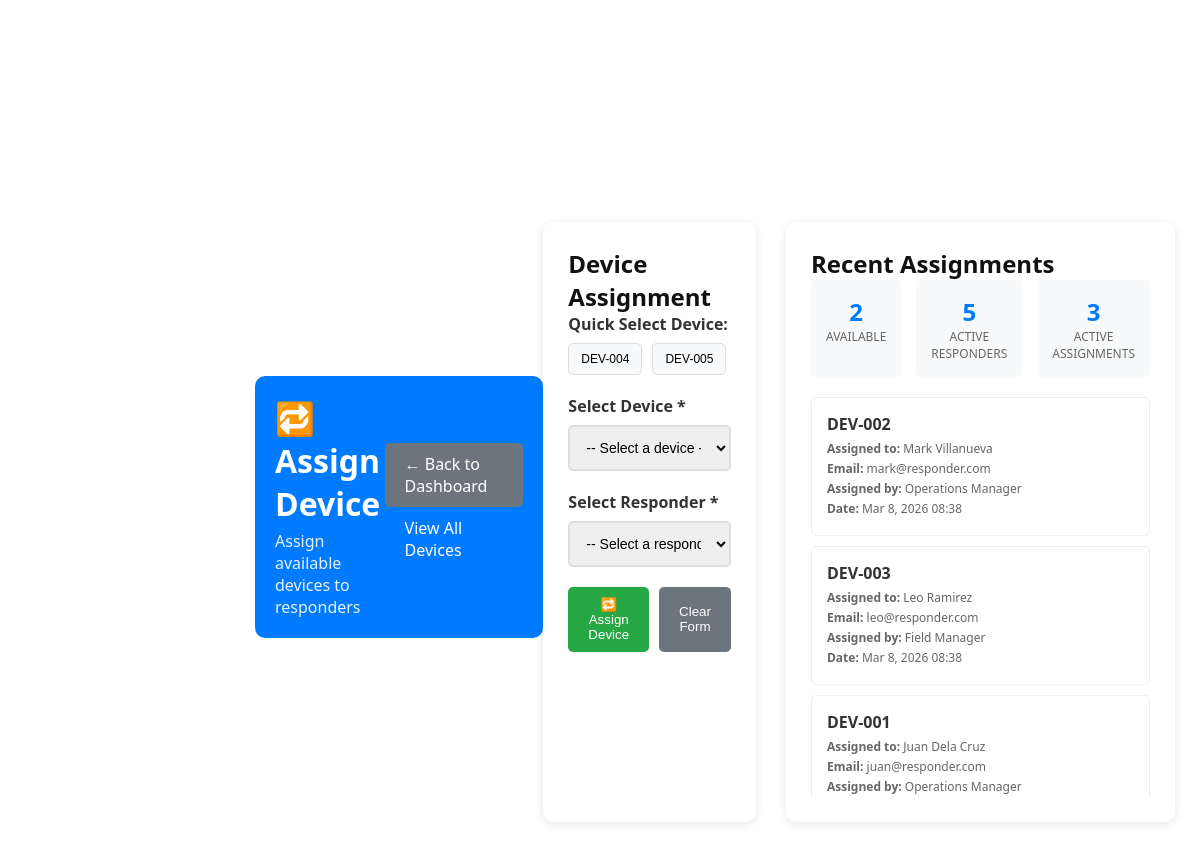
Screenshot of /roles/management/assign_device.php (signed in) with the database file from the repository.
### tables this page shows
CREATE TABLE IF NOT EXISTS device (
    dev_id INT PRIMARY KEY AUTO_INCREMENT,
    dev_serial VARCHAR(100) NOT NULL,
    dev_status ENUM('available','assigned','maintenance') DEFAULT 'available',
    created_at TIMESTAMP DEFAULT CURRENT_TIMESTAMP
);

CREATE TABLE IF NOT EXISTS device_log (
    log_id INT PRIMARY KEY AUTO_INCREMENT,
    dev_id INT NOT NULL,
    resp_id INT NOT NULL,
    mgmt_id INT NOT NULL,
    date_assigned TIMESTAMP NOT NULL DEFAULT CURRENT_TIMESTAMP,
    date_returned TIMESTAMP NULL DEFAULT NULL,
    verified_return TINYINT(1) DEFAULT 0,
    FOREIGN KEY (dev_id) REFERENCES device(dev_id) ON UPDATE CASCADE,
    FOREIGN KEY (resp_id) REFERENCES responder(resp_id) ON UPDATE CASCADE,
    FOREIGN KEY (mgmt_id) REFERENCES management(mgmt_id) ON UPDATE CASCADE
);

CREATE TABLE IF NOT EXISTS responder (
    resp_id INT PRIMARY KEY AUTO_INCREMENT,
    resp_name VARCHAR(100) NOT NULL,
    resp_email VARCHAR(100) UNIQUE NOT NULL,
    resp_password VARCHAR(255) NOT NULL,
    resp_contact VARCHAR(15) DEFAULT NULL,
    status ENUM('active','inactive') DEFAULT 'active',
    created_at TIMESTAMP DEFAULT CURRENT_TIMESTAMP
);

CREATE TABLE IF NOT EXISTS management (
    mgmt_id INT PRIMARY KEY AUTO_INCREMENT,
    mgmt_name VARCHAR(100) NOT NULL,
    mgmt_email VARCHAR(100) UNIQUE NOT NULL,
    mgmt_password VARCHAR(255) NOT NULL,
    created_at TIMESTAMP DEFAULT CURRENT_TIMESTAMP
);

### roles/management/assign_device.php (the view, shortened to what this page needs)
<?php
$conn = getDBConnection();
$available_devices = [];
$result = $conn->query("SELECT * FROM device WHERE dev_status = 'available' ORDER BY dev_serial");
if ($result) {
    while ($row = $result->fetch_assoc()) {
        $available_devices[] = $row;
    }
}
$active_responders = [];
$result = $conn->query("SELECT * FROM responder WHERE status = 'active' ORDER BY resp_name");
if ($result) {
    while ($row = $result->fetch_assoc()) {
        $active_responders[] = $row;
    }
}
$selected_device = null;
$recent_assignments = [];
$result = $conn->query("
    SELECT dl.*, d.dev_serial, r.resp_name, r.resp_email, m.mgmt_name
    FROM device_log dl
    JOIN device d ON dl.dev_id = d.dev_id
    JOIN responder r ON dl.resp_id = r.resp_id
    JOIN management m ON dl.mgmt_id = m.mgmt_id
    WHERE dl.date_returned IS NULL
    ORDER BY dl.date_assigned DESC
    LIMIT 10
");
if ($result) {
    while ($row = $result->fetch_assoc()) {
        $recent_assignments[] = $row;
    }
}
?>
<!DOCTYPE html>
<html lang="en">
<head>
    <link rel="stylesheet" href="../../../assets/css/styles.css">
</head>
<body>
    <div class="container">
        <header class="page-header">
            <div>
                <h1 style="margin: 0;">🔁 Assign Device</h1>
                <p style="margin: 5px 0 0 0; opacity: 0.9;">Assign available devices to responders</p>
            </div>
            <div>
                <a href="dashboard.php" class="btn btn-secondary">← Back to Dashboard</a>
                <a href="device_list.php" class="btn btn-primary">View All Devices</a>
            </div>
        </header>
        <div class="content-grid">
            <div class="assignment-container">
                <h2>Device Assignment</h2>
                <?php if (!empty($available_devices)): ?>
                    <?php if (!$selected_device): ?>
                        <div class="form-group">
                            <label>Quick Select Device:</label>
                            <div class="quick-select">
                                <?php foreach (array_slice($available_devices, 0, 5) as $device): ?>
                                    <button class="quick-select-btn" onclick="selectDevice(<?php echo $device['dev_id']; ?>)">
                                        <?php echo htmlspecialchars($device['dev_serial']); ?>
                                    </button>
                                <?php endforeach; ?>
                            </div>
                        </div>
                    <?php endif; ?>
                <?php endif; ?>
                <form method="POST">
                    <div class="form-group">
                        <label for="device_id">Select Device *</label>
                        <select id="device_id" name="device_id" required onchange="updateDevicePreview()">
                            <option value="">-- Select a device --</option>
                        </select>
                    </div>
                    <div class="form-group">
                        <label for="responder_id">Select Responder *</label>
                        <select id="responder_id" name="responder_id" required>
                            <option value="">-- Select a responder --</option>
                        </select>
                    </div>
                    <div style="display: flex; gap: 10px;">
                        <button type="submit" class="btn btn-success" style="flex: 1;">🔁 Assign Device</button>
                        <button type="reset" class="btn btn-secondary" style="flex: 1;">Clear Form</button>
                    </div>
                </form>
            </div>
            <div class="recent-container">
                <h2>Recent Assignments</h2>
                <?php
                $total_available = count($available_devices);
                $total_responders = count($active_responders);
                $recent_count = count($recent_assignments);
                ?>
                <div class="stats-grid">
                    <div class="stat-card">
                        <div class="stat-number"><?php echo $total_available; ?></div>
                        <div class="stat-label">Available</div>
                    </div>
                    <div class="stat-card">
                        <div class="stat-number"><?php echo $total_responders; ?></div>
                        <div class="stat-label">Active Responders</div>
                    </div>
                    <div class="stat-card">
                        <div class="stat-number"><?php echo $recent_count; ?></div>
                        <div class="stat-label">Active Assignments</div>
                    </div>
                </div>
                <div class="assignment-list">
                    <?php if (empty($recent_assignments)): ?>
                        <p style="text-align: center; color: #666; padding: 20px;">No recent assignments found.</p>
                    <?php else: ?>
                        <?php foreach ($recent_assignments as $assignment): ?>
                            <div class="assignment-item">
                                <div class="assignment-info">
                                    <h4><?php echo htmlspecialchars($assignment['dev_serial']); ?></h4>
                                    <p><strong>Assigned to:</strong> <?php echo htmlspecialchars($assignment['resp_name']); ?></p>
                                    <p><strong>Email:</strong> <?php echo htmlspecialchars($assignment['resp_email']); ?></p>
                                    <p><strong>Assigned by:</strong> <?php echo htmlspecialchars($assignment['mgmt_name']); ?></p>
                                    <p><strong>Date:</strong> <?php echo date('M j, Y H:i', strtotime($assignment['date_assigned'])); ?></p>
                                </div>
                            </div>
                        <?php endforeach; ?>
                    <?php endif; ?>
                </div>
            </div>
        </div>
    </div>
</body>
</html>

### assets/css/styles.css (style rules this page uses)
* { margin:0; padding:0; box-sizing:border-box; }
body { font-family:"Segoe UI", sans-serif; background:linear-gradient(135deg,#e3e9f2,#f6f8fc); color:#111; overflow-x:hidden; }
.container { position:fixed; top:55px; left:230px; width:calc(100% - 230px); height:calc(100vh - 55px); display:flex; justify-content:center; align-items:center; padding:25px; }

### roles/management/assign_device.php (style rules this page uses)
.page-header { background: #007bff; color: white; padding: 20px; border-radius: 10px; margin-bottom: 30px; display: flex; justify-content: space-between; align-items: center; }
.btn { padding: 10px 20px; border: none; border-radius: 5px; cursor: pointer; text-decoration: none; display: inline-block; transition: background-color 0.2s; }
.btn-primary { background: #007bff; color: white; }
.btn-success { background: #28a745; color: white; }
.btn-secondary { background: #6c757d; color: white; }
.content-grid { display: grid; grid-template-columns: 1fr 1fr; gap: 30px; }
.assignment-container, .recent-container { background: white; padding: 25px; border-radius: 10px; box-shadow: 0 2px 10px rgba(0,0,0,0.1); }
.form-group { margin-bottom: 20px; }
.form-group label { display: block; margin-bottom: 8px; font-weight: bold; color: #333; }
.form-group select { width: 100%; padding: 12px; border: 2px solid #ddd; border-radius: 5px; font-size: 14px; transition: border-color 0.2s; }
.assignment-list { max-height: 400px; overflow-y: auto; }
.assignment-item { padding: 15px; border: 1px solid #eee; border-radius: 5px; margin-bottom: 10px; transition: background-color 0.2s; }
.assignment-info h4 { margin: 0 0 5px 0; color: #333; }
.assignment-info p { margin: 3px 0; font-size: 12px; color: #666; }
.stats-grid { display: grid; grid-template-columns: repeat(3, 1fr); gap: 15px; margin-bottom: 20px; }
.stat-card { text-align: center; padding: 15px; border-radius: 5px; background: #f8f9fa; }
.stat-number { font-size: 24px; font-weight: bold; color: #007bff; }
.stat-label { font-size: 12px; color: #666; text-transform: uppercase; }
.quick-select { display: flex; gap: 10px; margin-bottom: 15px; flex-wrap: wrap; }
.quick-select-btn { padding: 8px 12px; background: #f8f9fa; border: 1px solid #ddd; border-radius: 5px; cursor: pointer; font-size: 12px; transition: background-color 0.2s; }

### rows the page displays
device: dev_serial "DEV-004"
device: dev_serial "DEV-005"
device_log: dev.dev_serial "DEV-002", resp.resp_name "Mark Villanueva", resp.resp_email "mark@responder.com", mgmt.mgmt_name "Operations Manager", date_assigned "Mar 8, 2026 08:38"
device_log: dev.dev_serial "DEV-003", resp.resp_name "Leo Ramirez", resp.resp_email "leo@responder.com", mgmt.mgmt_name "Field Manager", date_assigned "Mar 8, 2026 08:38"
device_log: dev.dev_serial "DEV-001", resp.resp_name "Juan Dela Cruz", resp.resp_email "juan@responder.com", mgmt.mgmt_name "Operations Manager"

### other values shown
$total_available "2"
$total_responders "5"
$recent_count "3"
